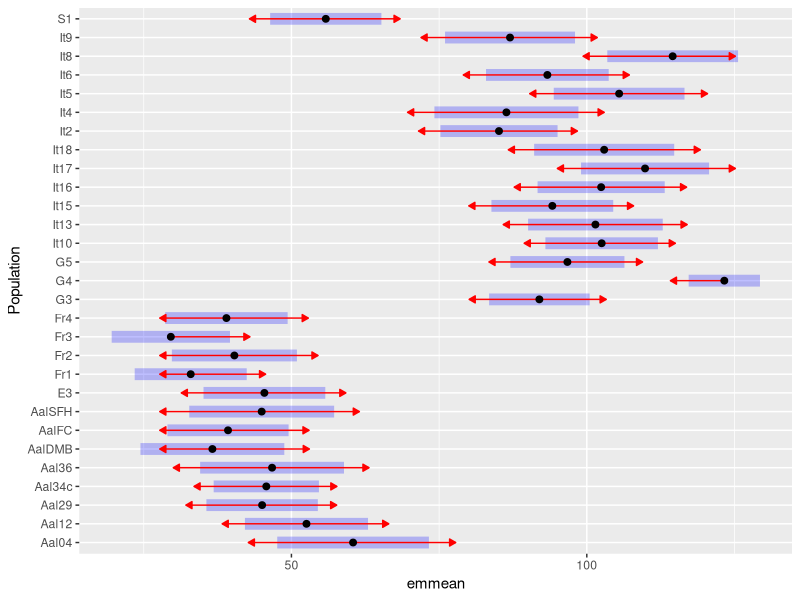
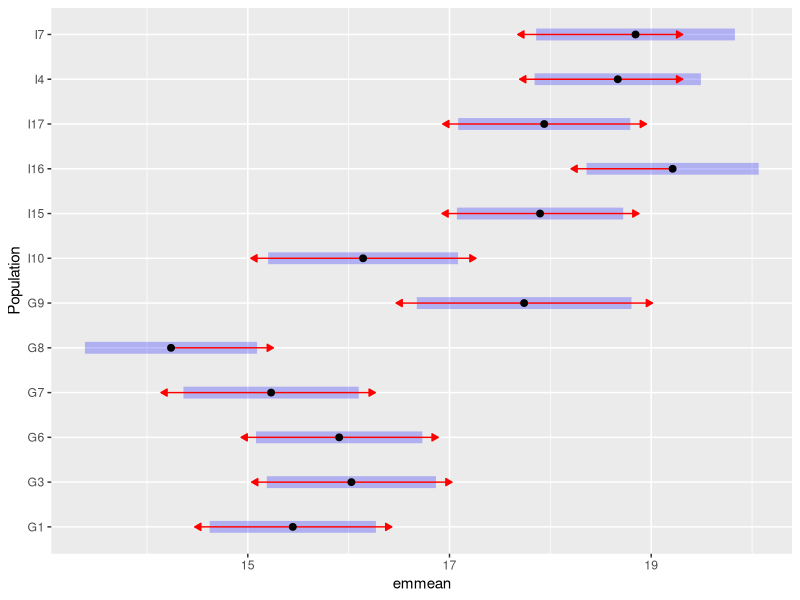

These charts were generated, in order, by the following R code: (Note: this script raises an error after producing the figures.)
## ---- chunk 1
library(tidyverse)
library(readxl)
library(lme4)
library(lmerTest)
library(knitr)
library(lmerTest)
library(emmeans)
library(ggpubr)
## ---- chunk 2
nectar <- read_excel("nectar protocol.xlsx")

nectar_work <- nectar %>% filter(!is.na(Population)) %>%  filter(!is.na(nectar_μl)) %>% filter(!is.na(Corola_area_mm2))

nectar_work8 <- nectar_work %>% group_by(Population) %>% filter (length(unique(Plant_id))>=8)

## ---- chunk 3
size_mod<- lmer(Corola_area_mm2~Population+(1|Plant_id), data = nectar_work8)

anova(size_mod)

#emmeans(size_mod, pairwise~Population)
emms<-emmeans(size_mod, "Population")
#pwpm(emms)
plot(emms, comparisons = TRUE)

## ---- chunk 4
field <- read_csv("field_data.csv")
field_work <- field %>% filter(!is.na(FlowerSize))

size_mod<- lm(FlowerSize~Population, data = field_work)

anova(size_mod)

emms<-emmeans(size_mod, pairwise~Population)
plot(emms, comparisons = TRUE)

## ---- chunk 5
Pops <- c("G3", "I10", "I15", "I16", "I17", "I4","It10", "It15", "It16", "It17", "It4")

field_combine <- field_work %>% filter(Population %in% Pops) %>%  group_by(Population) %>% summarize(FlSizeMean = mean(FlowerSize), FlSizeSE=std.error(FlowerSize)) %>% mutate(Source="Field")

gh_combine <- nectar_work8 %>% filter(Population %in% Pops) %>%  group_by(Population) %>% summarize(FlSizeMean = mean(Corola_area_mm2), FlSizeSE=std.error(Corola_area_mm2)) %>% mutate(Source="Greenhouse")

combine <- rbind(field_combine, gh_combine)
combine[8:12,1]<-c("I10", "I15", "I16", "I17", "I4")

combine_wide <- combine %>% pivot_wider(names_from=Source, values_from=c(FlSizeMean,FlSizeSE))

combine_mod <- lm(FlSizeMean_Greenhouse~FlSizeMean_Field, data=combine_wide)

ggplot(aes(x=FlSizeMean_Field, y=FlSizeMean_Greenhouse), data=combine_wide)+geom_point()+geom_errorbar(aes(ymin=FlSizeMean_Greenhouse-FlSizeSE_Greenhouse, ymax=FlSizeMean_Greenhouse+FlSizeSE_Greenhouse))+geom_errorbarh(aes(xmin=FlSizeMean_Field-FlSizeSE_Field, xmax=FlSizeMean_Field+FlSizeSE_Field))+xlab("Flower size in natural populations")+ylab("Flower size in greenhouse")+theme_classic()


## ---- chunk 6
nectar <- read_excel("nectar protocol.xlsx")

nectar_work <- nectar %>% filter(!is.na(Population)) %>%  filter(!is.na(nectar_μl)) %>% filter(!is.na(Corola_area_mm2))

nectar_work8 <- nectar_work %>% group_by(Population) %>% filter (length(unique(Plant_id))>=8)

nectar_8_avg <- nectar_work8 %>% group_by(Population, Plant_id) %>% summarize(Mean_nectar=mean(nectar_μl))

#add scent into this df

nectar_model<-lmer(nectar_μl~scent+(1|Population), data=nectar_8_avg)

par(mfrow=c(1,2))
hist(resid(nectar_model))
plot(predict(nectar_model),resid(nectar_model)) ; abline(h=0)

## ---- chunk 7
ggplot(aes(x=scent, y=nectar_μl), data=nectar_8_avg)+geom_point(aes(color=Population))+geom_smooth(method="lm",color="black")+theme_classic()+xlab(expression(paste("Total scent emission (ng", h^-1, flower^-1, ")"))) + ylab(expression(paste("Nectar volume (", mu,"l)")))
## ---- chunk 8
nectar <- read_excel("nectar protocol.xlsx")
## ---- chunk 9
#kable(nectar %>% filter(is.na(Population)) %>% group_by(Plant_id) %>% summarise(N=length(unique(flower_id))))
## ---- chunk 10
nectar_work <- nectar %>% filter(!is.na(Population)) %>%  filter(!is.na(nectar_μl)) %>% filter(!is.na(Corola_area_mm2))
## ---- chunk 11

nectar_work_sum <- nectar_work %>% group_by(Population) %>%  summarise(N_plants=length(unique(Plant_id)), N_flowers=length(flower_id))
kable(nectar_work_sum)
## ---- chunk 12
nectar_list <- nectar_work_sum %>% filter(N_plants >= 8)
## ---- chunk 13
nectar_work8 <- nectar_work %>% group_by(Population) %>% filter (length(unique(Plant_id))>=8)
## ---- chunk 14
nectar_model<-lmer(nectar_μl~Corola_area_mm2+(1|Population/Plant_id), data=nectar_work8)

par(mfrow=c(1,2))
hist(resid(nectar_model))
plot(predict(nectar_model),resid(nectar_model)) ; abline(h=0)
## ---- chunk 15
ggplot(aes(x=Corola_area_mm2, y=nectar_μl), data=nectar_work8)+geom_point(aes(color=Population))+geom_smooth(method="lm",color="black")+theme_classic()+xlab(expression(paste("Corolla area (", mm^2 ,")"))) + ylab(expression(paste("Nectar volume (", mu,"l)")))
## ---- chunk 16

f <- function(df) summary(lmer(nectar_μl ~ Corola_area_mm2 +(1|Plant_id), data = df))

v <- lapply(split(nectar_work8, nectar_work8$Population), f)

Pop=sort(as.factor(c(unique(nectar_work8$Population),unique(nectar_work8$Population))))

results<-data.frame("Estimate"=numeric(), "Std. Error"=numeric(), "df"=numeric(), "t value"=numeric(), "Pr(>|t|)"=numeric())


for (i in 1:29){
  z<-as.data.frame(v[[i]]$coefficients)
  results<-rbind(results,z)
}

results<-cbind(results, Pop)


results<-results %>% tibble::rownames_to_column("X") 
results <- results %>% filter(str_detect(X, "Corola"))  %>% mutate(Sig=if_else(`Pr(>|t|)`< 0.05, "Yes", "No")) %>% select(-X) %>% relocate(Pop) 
results.sig<-results %>% filter(Sig=="Yes")
kable(results)

lines<-nectar_work8 %>% filter(Population %in% results.sig$Pop)

ggplot(aes(x=Corola_area_mm2, y=nectar_μl, color=Population), data=nectar_work8)+geom_point()+
  facet_wrap(~Population, scales="free")+theme_classic()+xlab(expression(paste("Corolla area (", mm^2 ,")"))) + ylab(expression(paste("Nectar volume (", mu,"l)")))+geom_smooth(data=lines, method="lm", color="black")


## ---- chunk 17
nectar_msc <- nectar_work %>% filter(Population=="G3"|Population=="G4"|Population=="G5"|
                                       Population=="It10"|Population=="It13"|Population=="It15"|
                                       Population=="It16"|Population=="It17"|Population=="It18"|
                                       Population=="It2"|Population=="It4"|Population=="It5"|
                                       Population=="It6"|Population=="It8"|Population=="It9")

nectar_model<-lmer(nectar_μl~Corola_area_mm2+(1|Population/Plant_id), data=nectar_msc)
ggplot(aes(x=Corola_area_mm2, y=nectar_μl), data=nectar_msc)+geom_point(aes(x=Corola_area_mm2, y=nectar_μl, color=Population))+geom_smooth(method="lm")+theme_classic()+xlab(expression(paste("Corolla area (", mm^2 ,")"))) + ylab(expression(paste("Nectar volume (", mu,"l)")))
## ---- chunk 18
seeds <- read_csv("seed_data.csv")

seeds_work <- seeds %>% filter(Treatment == "hp" | Treatment == "c")

#looking at number of plants that had zeros in the hp fruits, to see if we really need to drop plants 
zees<-seeds_work %>% group_by(Population, Plant_ID) %>% filter(Treatment== "hp") %>% summarize(zeros=sum(Seeds_final==0), nonzeroes=sum(Seeds_final!=0))

zees2<-seeds_work %>% group_by(Population, Plant_ID, Treatment) %>%  summarize(zeros=sum(Seeds_final==0), nonzeroes=sum(Seeds_final!=0)) %>% pivot_wider(names_from=Treatment, values_from=c(zeros, nonzeroes))


#for now, we will only analyze plants where there were fewer than 2 zero-seed hand-pollinated fruits, following Sotiria's criteria
keep_list <- zees2 %>% filter(zeros_hp <2) %>% mutate(ID=paste(Population, Plant_ID))

seeds_work2<- seeds_work %>% mutate(ID=paste(Population, Plant_ID)) %>% filter(ID %in% keep_list$ID) %>% mutate(Treatment=factor(Treatment, levels=c("hp", "c")))

## ---- chunk 19
f <- function(df) as.data.frame(emmeans(lmer(Seeds_final ~ Treatment +(1|Plant_ID), data = df), "Treatment"))

v <- lapply(split(seeds_work2, seeds_work2$Population), f)


f2 <- function(df) as.data.frame(pairs(emmeans(lmer(Seeds_final ~ Treatment +(1|Plant_ID), data = df), "Treatment")))

v3 <- lapply(split(seeds_work2, seeds_work2$Population), f2)

v4 <-do.call(rbind.data.frame, v3)
v4$Pop<-rownames(v4)
rownames(v4)<-c()
v4$sig<-ifelse(v4$p.value<0.05, "*", "")

v2<-do.call(rbind.data.frame, v)

Pop=sort(as.factor(c(unique(seeds_work2$Population),unique(seeds_work2$Population))))


v2<-data.frame(v2, Pop, row.names = c())

kable(v2)
kable(v4)

ggplot(aes(x=Treatment, y=emmean), data=v2) + facet_wrap(~Pop) +geom_point()+geom_errorbar(aes(ymin=emmean-SE, ymax=emmean+SE), width=0.2) +ylab("Estimated marginal mean") + theme_classic()+geom_text(aes(x=1.5, y=20, label=sig),data=v4, size=6 )
